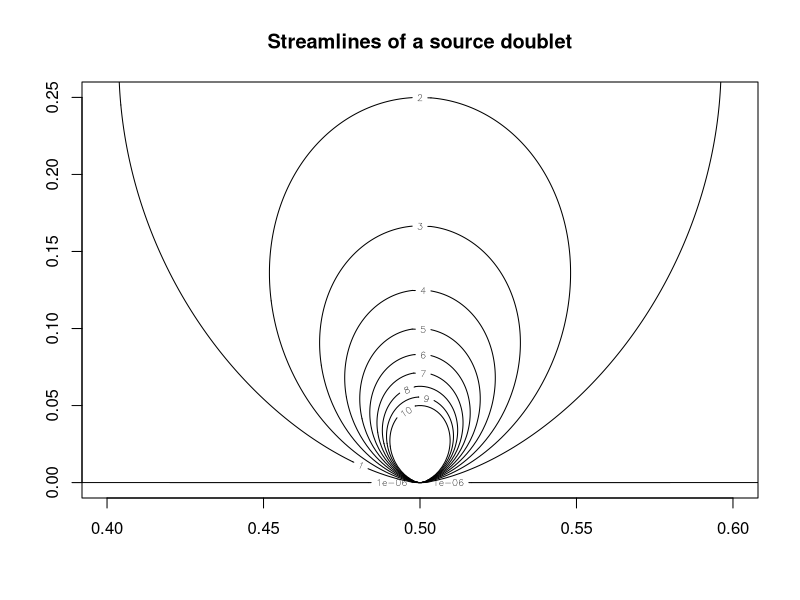

This figure's R source:
# To draw the stream lines as in the textbook, interchange x and z axes. 
# The diagram is drawn in XZ plane.

z <- seq(from = -2, to = 2, len = 1000)
x <- seq(from = 1e-6, to = 2, len = 1000)

f <- function(x, z) {
	x^2/(x^2 + z^2)^(3/2)
}

psi <- outer(x, z, FUN = 'f')

lv <- c(1e-6, 1, 2, 3, 4, 5, 6, 7, 8, 9, 10) # Values of level curves

# To draw the contours with z axis set horizontally, we transpose the matrix
# psi.
contour(t(psi), levels = lv, xlim = c(0.4, 0.6), ylim = c(0, 0.25))
title('Streamlines of a source doublet')

